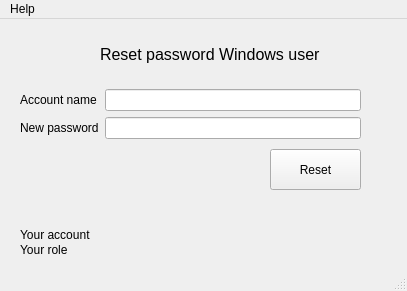
<?xml version="1.0" encoding="UTF-8"?>
<ui version="4.0">
 <class>MainWindow</class>
 <widget class="QMainWindow" name="MainWindow">
  <property name="geometry">
   <rect>
    <x>0</x>
    <y>0</y>
    <width>407</width>
    <height>291</height>
   </rect>
  </property>
  <property name="windowTitle">
   <string>MainWindow</string>
  </property>
  <widget class="QWidget" name="centralwidget">
   <widget class="QLabel" name="label_title">
    <property name="geometry">
     <rect>
      <x>100</x>
      <y>20</y>
      <width>251</width>
      <height>31</height>
     </rect>
    </property>
    <property name="font">
     <font>
      <pointsize>12</pointsize>
     </font>
    </property>
    <property name="text">
     <string>Reset password Windows user</string>
    </property>
   </widget>
   <widget class="QLabel" name="label_account">
    <property name="geometry">
     <rect>
      <x>20</x>
      <y>205</y>
      <width>281</width>
      <height>21</height>
     </rect>
    </property>
    <property name="text">
     <string>Your account</string>
    </property>
   </widget>
   <widget class="QLabel" name="label_role">
    <property name="geometry">
     <rect>
      <x>20</x>
      <y>220</y>
      <width>281</width>
      <height>21</height>
     </rect>
    </property>
    <property name="text">
     <string>Your role</string>
    </property>
   </widget>
   <widget class="QPushButton" name="pushButton_reset">
    <property name="geometry">
     <rect>
      <x>270</x>
      <y>130</y>
      <width>91</width>
      <height>41</height>
     </rect>
    </property>
    <property name="text">
     <string>Reset</string>
    </property>
    <property name="shortcut">
     <string>Return</string>
    </property>
   </widget>
   <widget class="QWidget" name="formLayoutWidget_2">
    <property name="geometry">
     <rect>
      <x>20</x>
      <y>70</y>
      <width>341</width>
      <height>61</height>
     </rect>
    </property>
    <layout class="QFormLayout" name="formLayout_2">
     <item row="0" column="0">
      <widget class="QLabel" name="label">
       <property name="text">
        <string>Account name</string>
       </property>
      </widget>
     </item>
     <item row="0" column="1">
      <widget class="QLineEdit" name="lineEdit_account_name">
       <property name="clearButtonEnabled">
        <bool>true</bool>
       </property>
      </widget>
     </item>
     <item row="1" column="0">
      <widget class="QLabel" name="label_2">
       <property name="text">
        <string>New password</string>
       </property>
      </widget>
     </item>
     <item row="1" column="1">
      <widget class="QLineEdit" name="lineEdit_account_password">
       <property name="clearButtonEnabled">
        <bool>true</bool>
       </property>
      </widget>
     </item>
    </layout>
   </widget>
  </widget>
  <widget class="QMenuBar" name="menubar">
   <property name="geometry">
    <rect>
     <x>0</x>
     <y>0</y>
     <width>407</width>
     <height>21</height>
    </rect>
   </property>
   <widget class="QMenu" name="menuHelp">
    <property name="title">
     <string>Help</string>
    </property>
    <addaction name="actionInfo"/>
    <addaction name="actionUpdate"/>
   </widget>
   <addaction name="menuHelp"/>
  </widget>
  <widget class="QStatusBar" name="statusbar"/>
  <action name="actionInfo">
   <property name="text">
    <string>Info</string>
   </property>
   <property name="shortcut">
    <string>Ctrl+I</string>
   </property>
  </action>
  <action name="actionUpdate">
   <property name="text">
    <string>Update</string>
   </property>
   <property name="shortcut">
    <string>Ctrl+U</string>
   </property>
  </action>
 </widget>
 <resources/>
 <connections/>
</ui>
